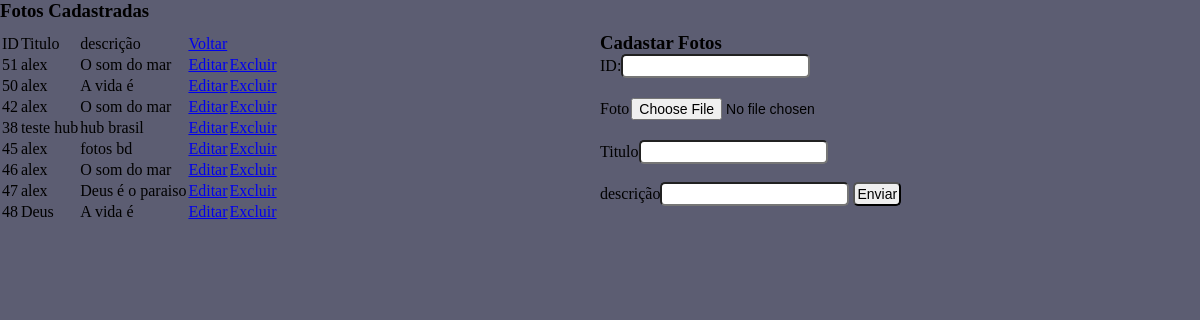
Before: /lista.php with the older database file.
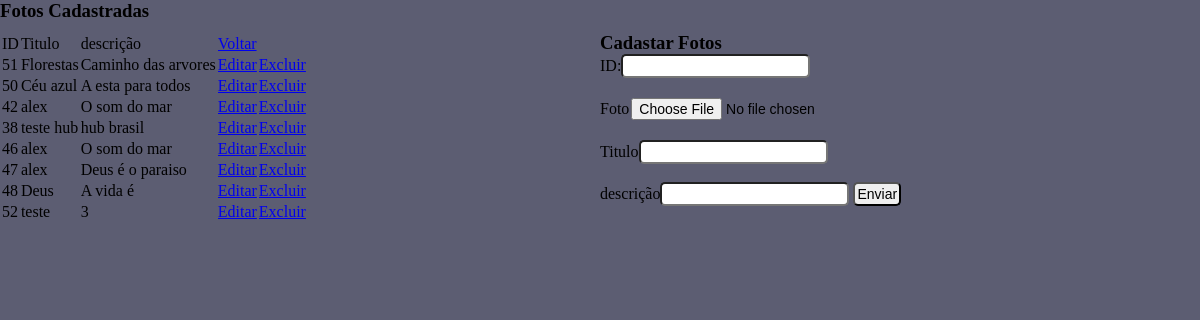
After: the same page with the newer database file.
### tables this page shows
CREATE TABLE IF NOT EXISTS `tb_fotos` (
  `id` int NOT NULL AUTO_INCREMENT,
  `titulo` varchar(40) NOT NULL,
  `descricao` varchar(300) NOT NULL,
  `foto` varchar(100) NOT NULL,
  `data` datetime NOT NULL,
  PRIMARY KEY (`id`)
);

### lista.php (the view, shortened to what this page needs)
<?php
	include('conecta.php');
	$lista = mysqli_query($con," SELECT * FROM tb_fotos");
?>
<html>
	<head>
        <link rel="stylesheet" type="text/css" href="style.css">
	</head>
    <body>
        <h3>Fotos Cadastradas</h3>
    <div class="titleformlist">
        <div class="formlist">
            <table>
                <tr>
                    <td class="">ID</td>
                    <td class="">Titulo</td>
                    <td class="">descrição</td>
                    <td class="">
                    <a href=http://localhost/projeto-canopus/adm_logado.php>Voltar</a>
                    </td>
                </tr>
                <?php while ($dado = mysqli_fetch_array($lista)) {?>
                    <tr>
                        <td><?=$dado['id'];?></td>
                        <td><?=$dado['titulo'];?></td>
                        <td><?=$dado['descricao'];?></td>
                        <td align="center" > <a href="edita.php?id=<?php echo $dado['id'];?> ">Editar</a></td>
                        <td align="center"><a href="#" onclick="verificar(<?=$dado['id'];?>)">Excluir</a></td>
                        </tr>
                    <?php } ?>
            </table>
        </div>
        <div class="formcadastro">
            <h3>Cadastar Fotos</h3>
            <form id="admCadastro" action="inseridados.php" method="POST" enctype="multipart/form-data">
                <label for="">ID:</label><input type="number" readonly></br></br>
                <label for="">Foto</label><input type="file" name="Nfoto"></br></br>
                <label for="">Titulo</label><input type="text" name="Ntitulo"></br></br>
                <label for="">descrição</label><input type="text" name="Ndescricao">
                <input type="submit" value="Enviar"><br><br>
            </form>
        </div>
    </div>
</body>
</html>

Changed rows visible on the page:
removed tb_fotos: id "45", titulo "alex", descricao "fotos bd"
changed tb_fotos id 51: titulo "alex" → "Florestas"; descricao "O som do mar" → "Caminho das arvores"
changed tb_fotos id 50: titulo "alex" → "Céu azul"; descricao "A vida é" → "A esta para todos"
added tb_fotos: id "52", titulo "teste", descricao "3"
